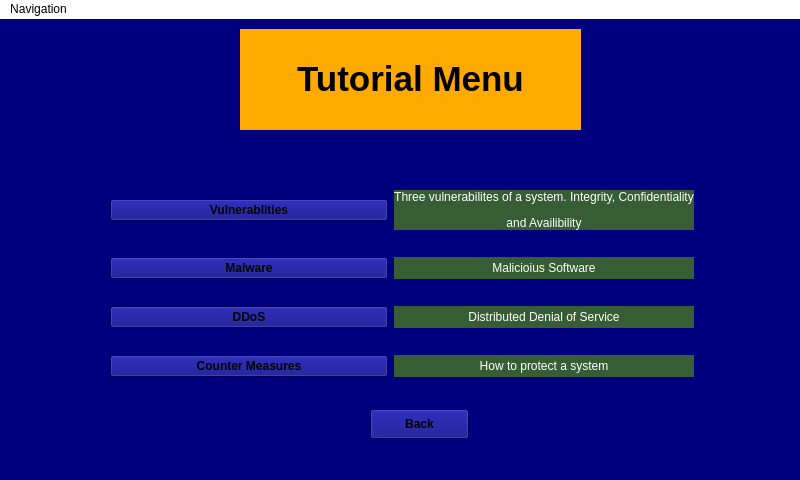
<?xml version="1.0" encoding="UTF-8"?>
<ui version="4.0">
 <class>MainWindow</class>
 <widget class="QMainWindow" name="MainWindow">
  <property name="geometry">
   <rect>
    <x>0</x>
    <y>0</y>
    <width>800</width>
    <height>480</height>
   </rect>
  </property>
  <property name="windowTitle">
   <string>MainWindow</string>
  </property>
  <property name="styleSheet">
   <string notr="true">background-color: rgb(0, 0, 127);</string>
  </property>
  <widget class="QWidget" name="centralwidget">
   <widget class="QLabel" name="label">
    <property name="geometry">
     <rect>
      <x>240</x>
      <y>10</y>
      <width>341</width>
      <height>101</height>
     </rect>
    </property>
    <property name="styleSheet">
     <string notr="true">background-color: rgb(255, 170, 0);</string>
    </property>
    <property name="text">
     <string>&lt;html&gt;&lt;head/&gt;&lt;body&gt;&lt;p align=&quot;center&quot;&gt;&lt;span style=&quot; font-size:26pt; font-weight:600;&quot;&gt;Tutorial Menu&lt;/span&gt;&lt;/p&gt;&lt;/body&gt;&lt;/html&gt;</string>
    </property>
   </widget>
   <widget class="QWidget" name="gridLayoutWidget">
    <property name="geometry">
     <rect>
      <x>110</x>
      <y>150</y>
      <width>584</width>
      <height>231</height>
     </rect>
    </property>
    <layout class="QGridLayout" name="gridLayout">
     <item row="3" column="0">
      <widget class="QPushButton" name="DDoS_Button">
       <property name="font">
        <font>
         <weight>75</weight>
         <bold>true</bold>
        </font>
       </property>
       <property name="styleSheet">
        <string notr="true">border-image: url(:/Images/Imagefiles/orangebutton.png);</string>
       </property>
       <property name="text">
        <string>DDoS</string>
       </property>
      </widget>
     </item>
     <item row="4" column="1">
      <widget class="QLabel" name="label_5">
       <property name="styleSheet">
        <string notr="true">background-color: rgb(54, 93, 52);</string>
       </property>
       <property name="text">
        <string>&lt;html&gt;&lt;head/&gt;&lt;body&gt;&lt;p align=&quot;center&quot;&gt;&lt;span style=&quot; color:#ffffff;&quot;&gt;How to protect a system&lt;/span&gt;&lt;/p&gt;&lt;/body&gt;&lt;/html&gt;</string>
       </property>
      </widget>
     </item>
     <item row="3" column="1">
      <widget class="QLabel" name="label_4">
       <property name="styleSheet">
        <string notr="true">background-color: rgb(54, 93, 52);</string>
       </property>
       <property name="text">
        <string>&lt;html&gt;&lt;head/&gt;&lt;body&gt;&lt;p align=&quot;center&quot;&gt;&lt;span style=&quot; color:#ffffff;&quot;&gt;Distributed Denial of Service&lt;/span&gt;&lt;/p&gt;&lt;/body&gt;&lt;/html&gt;</string>
       </property>
      </widget>
     </item>
     <item row="2" column="1">
      <widget class="QLabel" name="label_3">
       <property name="styleSheet">
        <string notr="true">background-color: rgb(54, 93, 52);</string>
       </property>
       <property name="text">
        <string>&lt;html&gt;&lt;head/&gt;&lt;body&gt;&lt;p align=&quot;center&quot;&gt;&lt;span style=&quot; color:#ffffff;&quot;&gt;Malicioius Software&lt;/span&gt;&lt;/p&gt;&lt;/body&gt;&lt;/html&gt;</string>
       </property>
      </widget>
     </item>
     <item row="1" column="1">
      <widget class="QLabel" name="label_2">
       <property name="styleSheet">
        <string notr="true">background-color: rgb(54, 93, 52);</string>
       </property>
       <property name="text">
        <string>&lt;html&gt;&lt;head/&gt;&lt;body&gt;&lt;p align=&quot;center&quot;&gt;&lt;span style=&quot; color:#ffffff;&quot;&gt;Three vulnerabilites of a system. Integrity, Confidentiality&lt;/span&gt;&lt;/p&gt;&lt;p align=&quot;center&quot;&gt;&lt;span style=&quot; color:#ffffff;&quot;&gt;and Availibility&lt;/span&gt;&lt;/p&gt;&lt;/body&gt;&lt;/html&gt;</string>
       </property>
      </widget>
     </item>
     <item row="1" column="0">
      <widget class="QPushButton" name="Vulnerability_Button">
       <property name="font">
        <font>
         <weight>75</weight>
         <bold>true</bold>
        </font>
       </property>
       <property name="styleSheet">
        <string notr="true">border-image: url(:/Images/Imagefiles/orangebutton.png);</string>
       </property>
       <property name="text">
        <string>Vulnerablities</string>
       </property>
      </widget>
     </item>
     <item row="2" column="0">
      <widget class="QPushButton" name="Malware_Button">
       <property name="font">
        <font>
         <weight>75</weight>
         <bold>true</bold>
        </font>
       </property>
       <property name="styleSheet">
        <string notr="true">border-image: url(:/Images/Imagefiles/orangebutton.png);</string>
       </property>
       <property name="text">
        <string>Malware</string>
       </property>
      </widget>
     </item>
     <item row="4" column="0">
      <widget class="QPushButton" name="Countermeasure_Button">
       <property name="font">
        <font>
         <weight>75</weight>
         <bold>true</bold>
        </font>
       </property>
       <property name="styleSheet">
        <string notr="true">border-image: url(:/Images/Imagefiles/orangebutton.png);</string>
       </property>
       <property name="text">
        <string>Counter Measures</string>
       </property>
      </widget>
     </item>
    </layout>
   </widget>
   <widget class="QPushButton" name="Back_Button">
    <property name="geometry">
     <rect>
      <x>370</x>
      <y>390</y>
      <width>99</width>
      <height>30</height>
     </rect>
    </property>
    <property name="font">
     <font>
      <weight>75</weight>
      <bold>true</bold>
     </font>
    </property>
    <property name="styleSheet">
     <string notr="true">border-image: url(:/Images/Imagefiles/blackbutton.png);</string>
    </property>
    <property name="text">
     <string>Back</string>
    </property>
   </widget>
  </widget>
  <widget class="QMenuBar" name="menubar">
   <property name="geometry">
    <rect>
     <x>0</x>
     <y>0</y>
     <width>800</width>
     <height>28</height>
    </rect>
   </property>
   <property name="styleSheet">
    <string notr="true">background-color: rgb(255, 255, 255);</string>
   </property>
   <widget class="QMenu" name="menuMain_Hub">
    <property name="title">
     <string>Navigation</string>
    </property>
    <addaction name="Menu_main"/>
    <addaction name="Menu_tutorial"/>
    <addaction name="Menu_videos"/>
    <addaction name="Menu_attacks"/>
    <addaction name="Menu_counter"/>
    <addaction name="Menu_exit"/>
   </widget>
   <addaction name="menuMain_Hub"/>
  </widget>
  <widget class="QStatusBar" name="statusbar"/>
  <action name="Menu_main">
   <property name="text">
    <string>Main Hub</string>
   </property>
  </action>
  <action name="Menu_tutorial">
   <property name="text">
    <string>Tutorial Menu</string>
   </property>
  </action>
  <action name="Menu_videos">
   <property name="text">
    <string>Videos</string>
   </property>
  </action>
  <action name="Menu_attacks">
   <property name="text">
    <string>Attacks</string>
   </property>
  </action>
  <action name="Menu_counter">
   <property name="text">
    <string>CounterMeasures</string>
   </property>
  </action>
  <action name="Menu_exit">
   <property name="text">
    <string>Exit</string>
   </property>
  </action>
 </widget>
 <resources>
  <include location="Resources.qrc"/>
 </resources>
 <connections/>
</ui>
